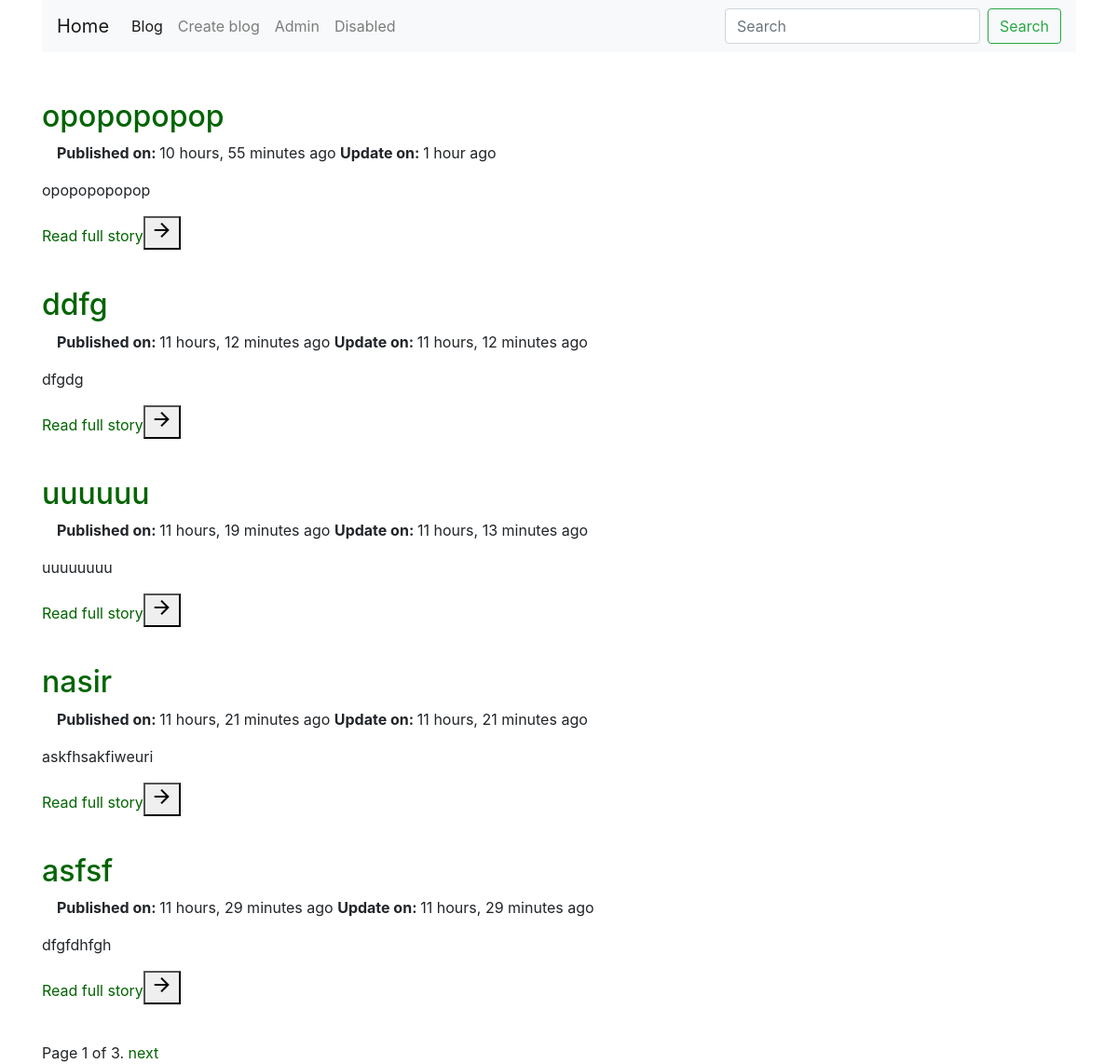
Screenshot of /blog/ with the database file from the repository.
### myProject/models.py (models this page shows, shortened)
class Post(models.Model):
    title = models.CharField(max_length=200)
    content = models.TextField()
    image = models.FileField(null=True, blank=True)
    timestamp = models.DateTimeField(auto_now=False, auto_now_add=True)
    update = models.DateTimeField(auto_now=True, auto_now_add=False)
    def get_absolute_url(self):
        return reverse("blog_details", kwargs={"id": self.id})

### myProject/views.py (the view)
# urls.py: 2. Add a URL to urlpatterns:  url(r'^blog/', include('blog.urls'))
def blog(request):
    query_list = Post.objects.all().order_by("-timestamp")
    paginator = Paginator(query_list, 5)  # Show 25 contacts per page
    page = request.GET.get('page')
    try:
        query = paginator.page(page)
    except PageNotAnInteger:
        query = paginator.page(1)
    except EmptyPage:
        query = paginator.page(paginator.num_pages)
    context = {
        "post": query
    }
    return render(request, 'blog.html', context)

### templates/blog.html (shortened to what this page needs)
{% extends 'base.html' %}
{% block content %}
    {% for obj in post %}
    <div class="article mdl-shadow--4dp">
      <div class="mdl-card__title">
        <h2 class="mdl-card__title-text"><a href="{{ obj.get_absolute_url }}">{{ obj.title }}</a></h2>
      </div>
      <div class="mdl-card__subtitle">
      	<p class="mdl-card__subtitle-text"><strong>Published on: </strong>{{ obj.timestamp|timesince }} ago <strong>Update on: </strong>{{ obj.update|timesince }} ago</p>
      </div>
      <div class="mdl-card__supporting-text">
        <p class="text-justify">{{ obj.content|slice:"0:500" }}</p>
      </div>
      <div class="mdl-card__actions mdl-card--border">
        <a href="{{ obj.get_absolute_url }}" class="mdl-button mdl-button--colored mdl-js-button mdl-js-ripple-effect">Read full story<button class="mdl-button mdl-js-button mdl-js-ripple-effect mdl-button--icon" data-upgraded=",MaterialButton,MaterialRipple"><i class="material-icons" role="presentation">arrow_forward</i></button></a>
      </div>
    </div>
    {% endfor %}
    <div class="pagination">
        <span class="step-links">
            <span class="current">
                Page {{ post.number }} of {{ post.paginator.num_pages }}.
            </span>
            {% if post.has_next %}
                <a href="?page={{ post.next_page_number }}">next</a>
            {% endif %}
        </span>
    </div>
{% endblock %}

### templates/base.html (style rules this page uses)
a, a:active, a:hover, a:link { text-decoration: none; color: darkgreen; }
.mdl-card__subtitle { padding-left: 16px; }

### templates/blog.html (style rules this page uses)
.article { margin-bottom: 40px; }
.mdl-card__subtitle { padding-left: 16px; }

### rows the page displays
Post: title "opopopopop", timestamp "10 hours, 55 minutes", update "1 hour", content "opopopopopop"
Post: title "ddfg", timestamp "11 hours, 12 minutes", update "11 hours, 12 minutes", content "dfgdg"
Post: title "uuuuuu", timestamp "11 hours, 19 minutes", update "11 hours, 13 minutes", content "uuuuuuuu"
Post: title "nasir", timestamp "11 hours, 21 minutes", update "11 hours, 21 minutes", content "askfhsakfiweuri"
Post: title "asfsf", timestamp "11 hours, 29 minutes", update "11 hours, 29 minutes", content "dfgfdhfgh"

### other values shown
{{ post.number }} "1"
{{ post.paginator.num_pages }} "3"
